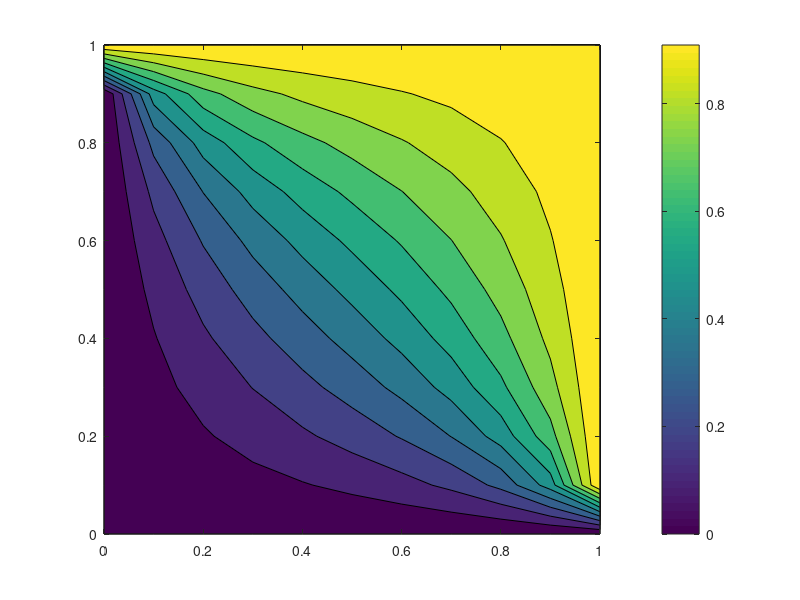
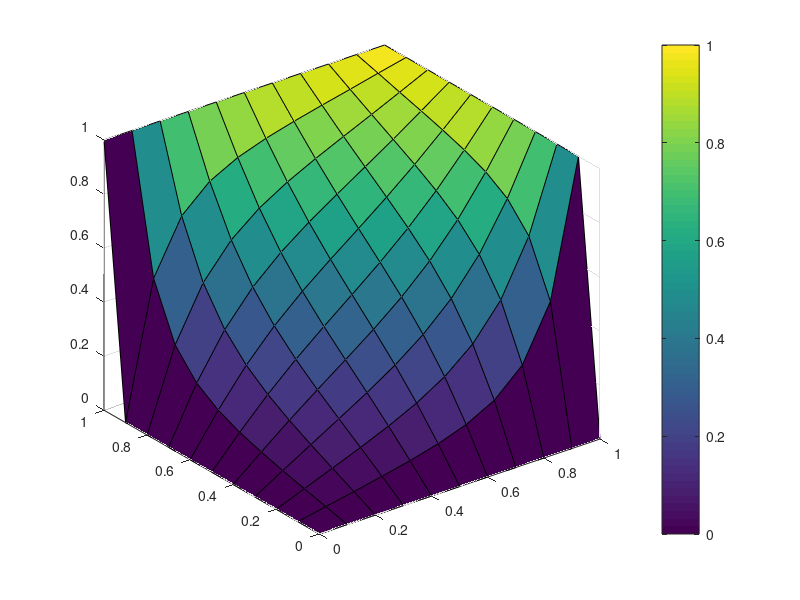

Here is the MATLAB script that generated these plots, in order:
clear
close all
clc

dx = 0.1;
dy = 0.1;
dt = 0.02;

x = 0:dx:1;
y = 0:dy:1;
t = 0:dt:0.2;

u = zeros(length(x), length(y), length(t));

%EQ: ∂u/∂t = ∂2u/∂x2 + ∂2u/∂y2
%IC: u(x, y, 0) = 0;
%BC1: u(0, y, t) = 0;
%BC2: u(1, y, t) = 1;
%BC3: u(x, 0, t) = 0;
%BC4: u(x, 1, t) = 1;

% Discreted EQ:
% u(i, j, n) = -(λx * u(i+1, j, n+1) + λx * u(i-1, j, n+1) +
% λy * u(i, j+1, n+1) + λy * u(i, j-1, n+1) +
% (1 - 2 * λx - 2 * λy) * u(i,j,n+1))
lamdaX = dt/dx^2;   % λx = dt/dx2
lamdaY = dt/dy^2;   % λy = dt/dy2

%% IC:
% u(any, any, 1) = 0
u(:, :, 1) = 0;

%% id making
% since AU = B, U is a column vector we need to reshape U and it's
% index to a vector but we need this id vector to bring them back
id = reshape(1:numel(u(:,:, 1)), length(x), length(y));
%%
for n = 1:length(t)-1
    A = zeros(length(x) * length(y));
    B = zeros(length(x) * length(y), 1);
    for i = 1:length(x)
        for j = 1:length(y)
            if i == 1 %BC1
                A(id(i, j), id(i, j)) = 1;
                B(id(i, j)) = 0;
            elseif i == length(x)   %BC2
                A(id(i, j), id(i, j)) = 1;
                B(id(i, j)) = 1;
            elseif j == 1 %BC3
                if i > 1 && i < length(x)
                    A(id(i, j), id(i, j)) = 1;
                    B(id(i, j)) = 0;
                end
            elseif j == length(y) %BC4
                if i > 1 && i < length(x)
                    A(id(i, j), id(i, j)) = 1;
                    B(id(i, j)) = 1;
                end
            else
                %% Discreted EQ.
                % u(i, j, n) = λx * u(i+1, j, n+1) + λx * u(i-1, j, n+1) +
                % λy * u(i, j+1, n+1) + λy * u(i, j-1, n+1) +
                % (1 - 2 * λx - 2 * λy) * u(i,j,n+1)
                A(id(i, j), [id(i+1, j) id(i-1, j)]) = -0.5*lamdaX;
                A(id(i, j), [id(i, j+1) id(i, j-1)]) = -0.5*lamdaY;
                A(id(i, j), id(i, j)) = 1 + lamdaX + lamdaY;
                B(id(i, j)) = u(i, j, n) + ...
                    0.5 * lamdaX * (u(i+1, j, n) + u(i-1, j, n)) + ...
                    0.5 * lamdaY * (u(i, j+1, n) + u(i, j-1, n)) + ...
                    (-lamdaX - lamdaY) * u(i, j, n);
            end
        end
    end
    U = A\B;
    U = reshape(U, length(x), length(y));
    u(:, :, n+1) = U;
    contourf(x, y, u(:, :, n+1))
    colorbar
    pause(0.1)
end


figure
[X, Y] = meshgrid(x, y);
surf(X, Y, u(:, :, end))
colorbar

